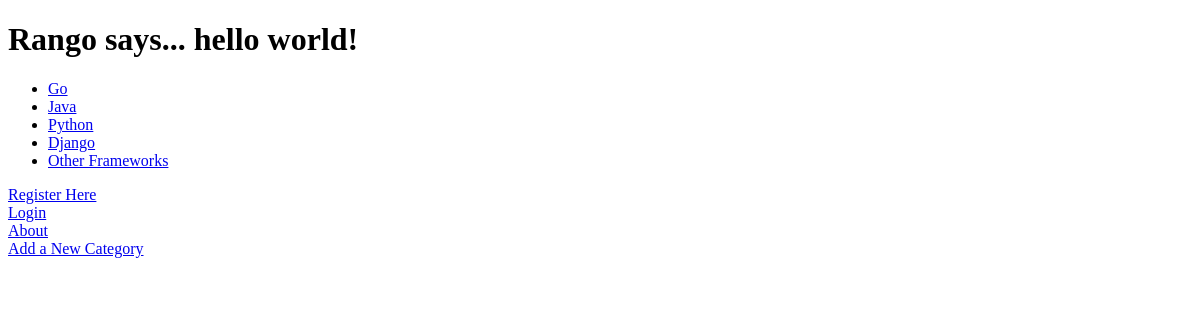
The app's page /rango/, older data.
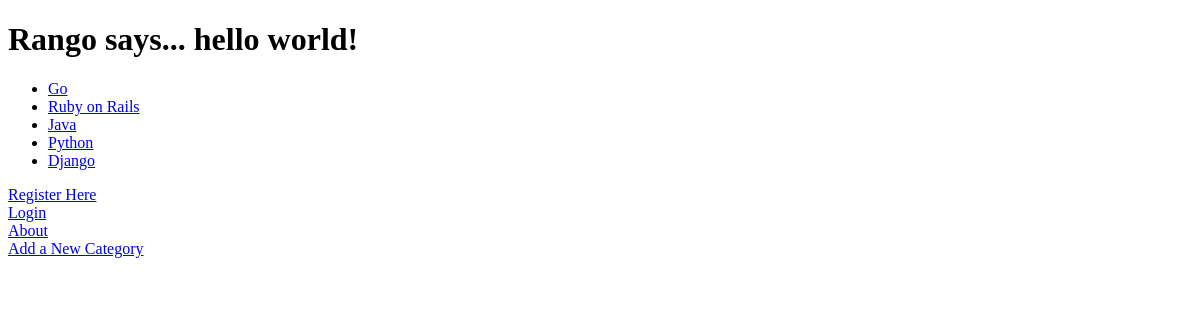
The same page, newer data.
### rango/models.py (models this page shows, shortened)
class Category(models.Model):
    name = models.CharField(max_length=128, unique=True)
    views = models.IntegerField(default=0)
    likes = models.IntegerField(default=0)
    slug = models.SlugField(unique=True)

### rango/views.py (the view)
def index(request):
    category_list = Category.objects.order_by('-likes')[:5]
    context_dict = {'categories': category_list}
    return render(request, 'rango/index.html', context_dict)

### templates/rango/index.html (shortened to what this page needs)
<!DOCTYPE html>
<html>
    <head>
    </head>
    <body>
        {% if user.is_authenticated %}
            <h1>Rango says... hello {{ user.username }}!</h1>
        {% else %}
            <h1>Rango says... hello world!</h1>
        {% endif %}
        {% if categories %}
            <ul>
                {% for category in categories %}
                <li><a href="/rango/category/{{ category.slug }}">{{ category.name }}</a></li>
                {% endfor %}
            </ul>
       {% else %}
            <strong>There are no categories present.</strong>
       {% endif %}
       {% if user.is_authenticated %}
            <a href="/rango/restricted/">Restricted Page</a><br />
            <a href="/rango/logout/">Logout</a><br />
       {% else %}
            <a href="/rango/register/">Register Here</a><br />
            <a href="/rango/login/">Login</a><br />
       {% endif %}
       <a href="/rango/about/">About</a><br/>
       <a href="/rango/add_category/">Add a New Category</a><br />
    </body>
</html>

Row changes from the older to the newer data that the page shows:
no longer on this page (row unchanged): Category: name "Other Frameworks"
added Category: name "Ruby on Rails"
